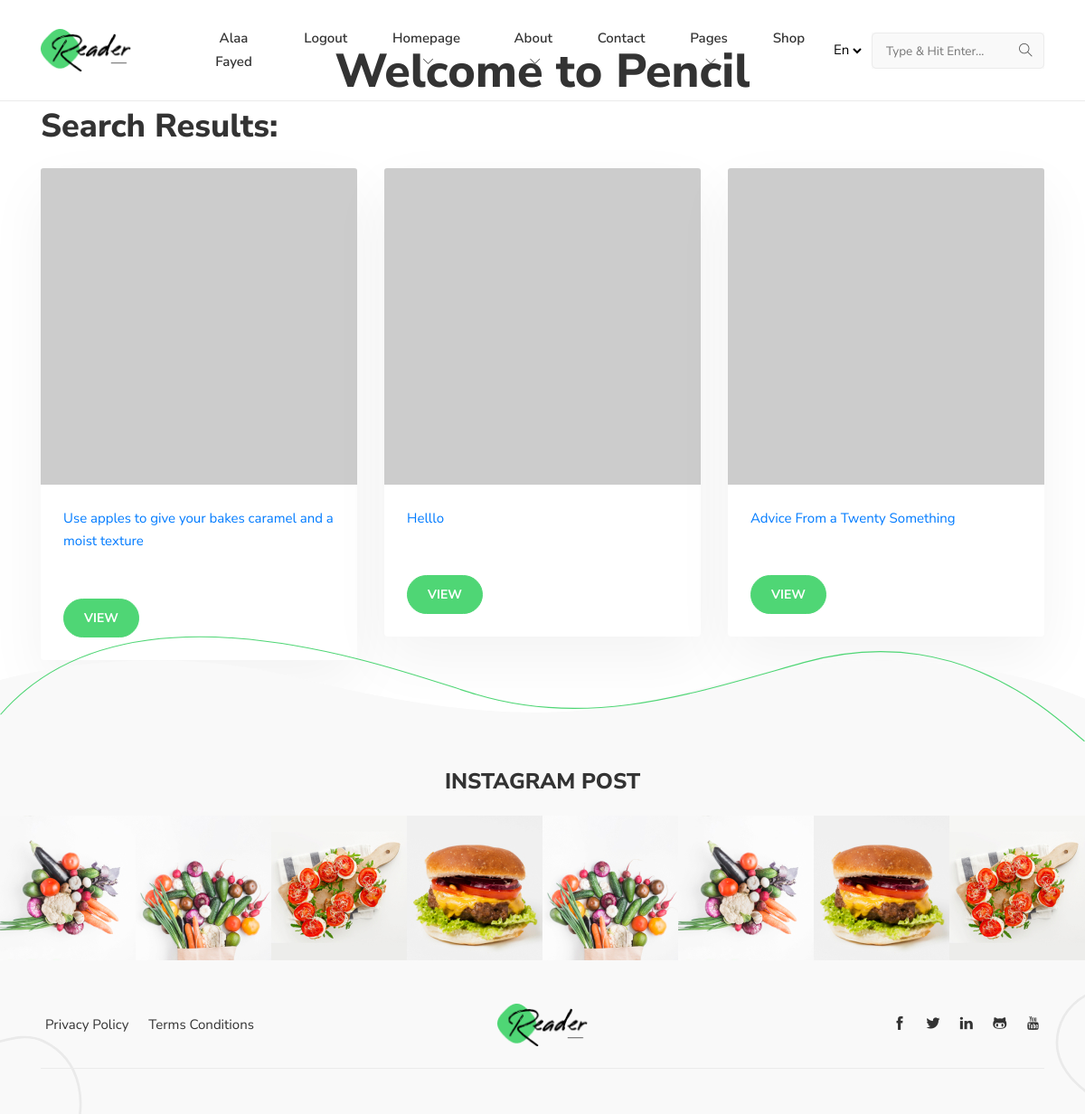
Screenshot of /home (signed in) with the database file from the repository.
### pencil/models.py (models this page shows, shortened)
class User(db.Model, UserMixin):
    id  = db.Column(db.Integer(), primary_key=True, nullable=False)
    username = db.Column(db.String(length=30), nullable=False, unique=True)
    email = db.Column(db.String(length=50), nullable=False, unique=True)
    password_hash = db.Column(db.String(length=100), nullable=False)
    posts = db.relationship("Post", backref="owned_user", lazy=True)
    commentators = db.relationship("Comment", backref="owned_commentator", lazy=True)
    replies = db.relationship("ReplyComment", backref="owned_responder", lazy=True)
    archives = db.relationship("Post", secondary="saved_blogs", backref="user")
    profile = db.relationship("Profile", back_populates="users", uselist=False)
    store = db.relationship("Store", back_populates="owner", uselist=False)
    roles = db.relationship('Role', secondary='user_role', backref="user")
    buyer = db.relationship("Sales", backref="book_buyers", lazy=True)
    @property
    def password(self):
        return self.password

class Post(db.Model):
    id  = db.Column(db.Integer(), primary_key=True, nullable=False)
    title = db.Column(db.String(length=50), nullable=False)
    content = db.Column(db.Text(), nullable=False)
    publication_date = db.Column(db.DateTime, default=datetime.utcnow())
    modification_date = db.Column(db.DateTime, default=datetime.utcnow())
    owner = db.Column(db.Integer(), db.ForeignKey("user.id"))
    profile_owner = db.Column(db.Integer(), db.ForeignKey("profile.id"))
    saved_posts = db.relationship("User", secondary="saved_blogs", backref="post")
    post_comments = db.relationship("Comment", backref="owned_comments", lazy=True)

### pencil/routes.py (the view, shortened to what this page needs)
@app.route("/")
@app.route("/home", methods=["GET", "POST"])
@login_required
def home_page():
    search_form = SearchForm()
    search_results = []
    posts = Post.query.order_by(Post.title.desc()).limit(20).all()
    return render_template("home.html", posts=posts, search_form=search_form, search_results=search_results)

### pencil/forms.py
class SearchForm(FlaskForm):
    input_search = StringField(label="Search", validators=[Length(max=100), DataRequired()])

### pencil/models.py (called while the page is built)
@login_manager.user_loader
def load_user(user_id):
    return User.query.get(int(user_id))

### pencil/templates/home.html (shortened to what this page needs)
{% extends 'base.html' %}
{% block content %}
<body>
    <div class="container mt-5">
        <h1 class="text-center">Welcome to Pencil</h1>
        <h2 class="text">Search Results:</h2>
        <div class="row mt-4">
            {% if search_results %}
                {% for post in search_results %}
                <div class="col-md-4">
                    <div class="card">
                        <img src="https://via.placeholder.com/150" class="card-img-top" alt="{{ post.title }}">
                        <div class="card-body">
                            <a href="{{ url_for('blog_page', post_id=post.id) }}">{{ post.title }}</a>
                        </div>
                        <div class="card-body">
                            <a href="{{ url_for('blog_page', post_id=post.id) }}" class="btn btn-primary">View</a>
                        </div>
                    </div>
                </div>
                {% endfor %}
            {% else %}
                {% for post in posts %}
                <div class="col-md-4">
                    <div class="card">
                        <img src="https://via.placeholder.com/150" class="card-img-top" alt="{{ post.title }}">
                        <div class="card-body">
                            <a href="{{ url_for('blog_page', post_id=post.id) }}">{{ post.title }}</a>
                        </div>
                        <div class="card-body">
                            <a href="{{ url_for('blog_page', post_id=post.id) }}" class="btn btn-primary">View</a>
                        </div>
                    </div>
                </div>
                {% endfor %}
            {% endif %}
        </div>
    </div>
</body>
{% endblock %}

### pencil/templates/base.html (shortened to what this page needs)
<!DOCTYPE html>
<html lang="en-us"><head>
  <link rel="stylesheet" href="{{ url_for('static', filename='plugins/bootstrap/bootstrap.min.css') }}">
  <link rel="stylesheet" href="{{ url_for('static', filename='plugins/themify-icons/themify-icons.css') }}">
  <link rel="stylesheet" href="{{ url_for('static', filename='plugins/slick/slick.css') }}">
  <link rel="stylesheet" href="{{ url_for('static', filename='css/style.css') }}" media="screen">
</head>
<body>
<header class="navigation fixed-top">
  <div class="container">
    <nav class="navbar navbar-expand-lg navbar-white">
      <a class="navbar-brand order-1" href="index.html">
        <img class="img-fluid" width="100px" src="static/images/logo.png"
          alt="Reader | Hugo Personal Blog Template">
      </a>
      <div class="collapse navbar-collapse text-center order-lg-2 order-3" id="navigation">
        <ul class="navbar-nav mx-auto">
            {% if current_user.is_authenticated %}
            <ul class="navbar-nav">
                <li class="nav-item">
                    <a class="nav-link" style="color: lawngreen; font-weight: bold">
                    </a>
                </li>
                <li class="nav-item">
                    <a class="nav-link" href="{{ url_for('profile', profile_id=current_user.id) }}">{{ current_user.username }}</a>
                </li>
                <li class="nav-item">
                    <a class="nav-link" href="{{ url_for('logout_page') }}">Logout</a>
                </li>
            </ul>
          {% endif %}
          <li class="nav-item dropdown">
            <a class="nav-link" href="#" role="button" data-toggle="dropdown" aria-haspopup="true"
              aria-expanded="false">
              homepage <i class="ti-angle-down ml-1"></i>
            </a>
          </li>
          <li class="nav-item dropdown">
            <a class="nav-link" href="#" role="button" data-toggle="dropdown" aria-haspopup="true"
              aria-expanded="false">
              About <i class="ti-angle-down ml-1"></i>
            </a>
          </li>
          <li class="nav-item">
            <a class="nav-link" href="contact.html">Contact</a>
          </li>
          <li class="nav-item dropdown">
            <a class="nav-link" href="#" role="button" data-toggle="dropdown" aria-haspopup="true"
              aria-expanded="false">Pages <i class="ti-angle-down ml-1"></i>
            </a>
          </li>
          <li class="nav-item">
            <a class="nav-link" href="shop.html">Shop</a>
          </li>
        </ul>
      </div>
      <div class="order-2 order-lg-3 d-flex align-items-center">
        <select class="m-2 border-0 bg-transparent" id="select-language">
          <option id="en" value="" selected>En</option>
        </select>
        <form class="search-bar">
          <input id="search-query" name="s" type="search" placeholder="Type &amp; Hit Enter...">
        </form>
      </div>
    </nav>
  </div>
</header>
{% block content %}
{% endblock %}
<footer class="footer">
    <svg class="footer-border" height="214" viewBox="0 0 2204 214" fill="none" xmlns="http://www.w3.org/2000/svg">
        <path d="M2203 213C2136.58 157.994 1942.77 -33.1996 1633.1 53.0486C1414.13 114.038 1200.92 188.208 967.765 118.127C820.12 73.7483 263.977 -143.754 0.999958 158.899"
        stroke-width="2" />
    </svg>
    <div class="instafeed text-center mb-5">
        <h2 class="h3 mb-4">INSTAGRAM POST</h2>
        <div class="instagram-slider">
          <div class="instagram-post"><img src="static/images/instagram/1.jpg"></div>
          <div class="instagram-post"><img src="static/images/instagram/2.jpg"></div>
          <div class="instagram-post"><img src="static/images/instagram/4.jpg"></div>
          <div class="instagram-post"><img src="static/images/instagram/3.jpg"></div>
          <div class="instagram-post"><img src="static/images/instagram/2.jpg"></div>
          <div class="instagram-post"><img src="static/images/instagram/1.jpg"></div>
          <div class="instagram-post"><img src="static/images/instagram/3.jpg"></div>
          <div class="instagram-post"><img src="static/images/instagram/4.jpg"></div>
        </div>
    </div>
    <div class="container">
        <div class="row align-items-center">
        <div class="col-md-5 text-center text-md-left mb-4">
            <ul class="list-inline footer-list mb-0">
              <li class="list-inline-item"><a href="privacy-policy.html">Privacy Policy</a></li>
              <li class="list-inline-item"><a href="terms-conditions.html">Terms Conditions</a></li>
            </ul>
        </div>
        <div class="col-md-2 text-center mb-4">
            <a href="index.html"><img class="img-fluid" width="100px" src="static/images/logo.png" alt="Reader | Hugo Personal Blog Template"></a>
        </div>
        <div class="col-md-5 text-md-right text-center mb-4">
            <ul class="list-inline footer-list mb-0">
            <li class="list-inline-item"><a href="#"><i class="ti-facebook"></i></a></li>
            <li class="list-inline-item"><a href="#"><i class="ti-twitter-alt"></i></a></li>
            <li class="list-inline-item"><a href="#"><i class="ti-linkedin"></i></a></li>
            <li class="list-inline-item"><a href="#"><i class="ti-github"></i></a></li>
            <li class="list-inline-item"><a href="#"><i class="ti-youtube"></i></a></li>
            </ul>
        </div>
        <div class="col-12">
            <div class="border-bottom border-default"></div>
        </div>
        </div>
    </div>
    </footer>
    <script src="{{ url_for('static', filename='js/script.js') }}"></script></body>
  </html>

### pencil/static/css/style.css (style rules this page uses)
body { line-height: 1.7; font-family: "Nunito Sans", sans-serif; -webkit-font-smoothing: antialiased; color: #555; font-size: 15px; }
h1, h2, h3, h4, h5, h6, .h1, .h2, .h3, .h4, .h5, .h6 { color: #333; font-family: "Nunito Sans", sans-serif; font-weight: 800; line-height: 1.2; }
h1, .h1 { font-size: 52px; }
h2, .h2 { font-size: 36px; }
h3, .h3 { font-size: 24px; }
.btn { font-size: 14px; font-family: "Nunito Sans", sans-serif; font-weight: 700; text-transform: uppercase; padding: 10px 22px; border-radius: 50px; border: 1px solid; position: relative; z-index: 1; transition: 0.2s ease; }
.btn-primary { background: #4FD675; color: #fff; border-color: #4FD675; }
body { background-color: #fff; overflow-x: hidden; }
img { vertical-align: middle; border: 0; }
a, a:hover, a:focus { text-decoration: none; }
a, button, select { cursor: pointer; transition: 0.2s ease; }
.slick-slide { outline: 0; }
.shadow, .promotion, .logo-list li, .widget, .card, .navbar .dropdown-menu { box-shadow: 0px 25px 65px rgba(0, 0, 0, 0.05) !important; }
.border-default { border-color: #EBEBEB !important; }
.navigation { border-bottom: 1px solid #EBEBEB; transition: 0.2s ease; padding: 10px 0; }
.nav-item { margin: 0; }
.nav-item .nav-link { text-transform: capitalize; font-family: "Nunito Sans", sans-serif; font-weight: 600; }
.navbar-white .navbar-nav .nav-link { color: #333; }
.navbar-expand-lg .navbar-nav .nav-link { padding: 20px; }
.navbar { padding: 0; }
.navbar .dropdown i { font-size: 12px; }
.search-bar { position: relative; background-color: #F9F9F9; }
.search-bar input { background-color: transparent; border: 1px solid #EBEBEB; height: 40px; padding-left: 15px; position: relative; border-radius: 5px; z-index: 1; }
.search-bar input::placeholder { font-size: 90%; }
.search-bar::before { position: absolute; font-family: "themify"; content: "\e610"; font-size: 15px; right: 13px; top: 50%; transform: translateY(-50%); }
.card { border: 0; background-color: #fff; transition: 0.2s ease; }
.card-body { padding: 25px; }
.instagram-post img { height: 160px; width: 100%; -o-object-fit: cover; object-fit: cover; }
.footer { padding: 120px 0 50px; background-image: url(../images/backgrounds/footer-bg.svg); background-position: top center; background-repeat: no-repeat; background-size: cover; position: relative; }
.footer-list a { display: block; color: #333; padding: 5px; }
.footer-border { position: absolute; top: -75px; width: 100%; stroke: #4FD675; }

### rows the page displays
User: username "Alaa Fayed"
Post: title "Use apples to give your bakes caramel and a moist texture"
Post: title "Helllo"
Post: title "Advice From a Twenty Something"
